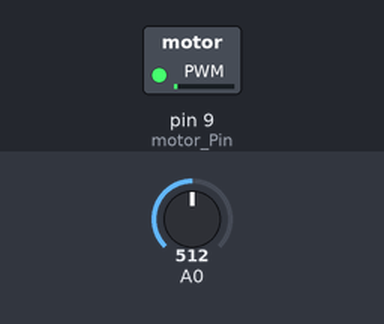
Bench run of a sketch on a simulated Arduino Uno, built with avr-gcc and run on an emulated ATmega328P. On the bench: switched loads named in the sketch (green lamp = pin HIGH). The inputs (shaded band) are chosen by the test bench; at power-on: A0 = 512.

Above: at 0.05 s.
At 1.9 s:
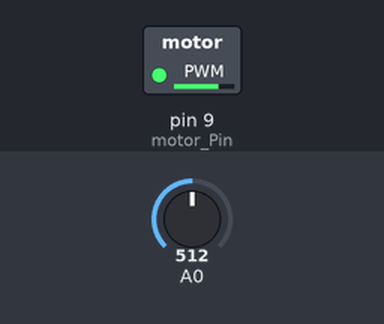
At 3.8 s:
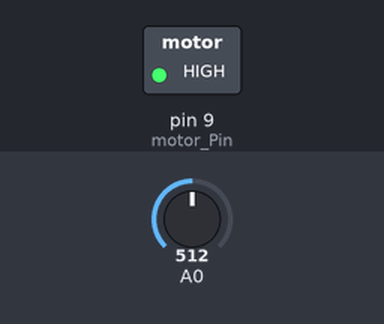
At 7.6 s:
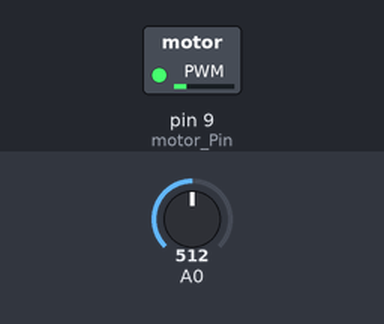
Timing chart, 0 to 14.5 s (numbered marks = the images above):
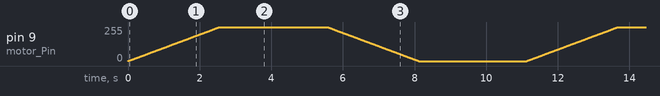

The sketch:

_9-Ses-ile-Besik-Kontrol_.ino
```cpp
int motor_Pin = 9; // Motorun bagli oldugu PWM pini
int esik_degeri = 500; // Bebek sesi icin sectigimiz esik degeri
int deger; // Okunan analog verinin aktarılacagı degisken

void setup()
{
  Serial.begin(9600); // Seri iletim basliyor...
  pinMode(motor_Pin ,OUTPUT);  // Motor Pini cikis olarak kullanilacak...
}

void loop()
{
   deger = analogRead(A0); //Bebegin sesi alinip degiskene aktariliyor.
   if(deger >= esik_degeri)  // Eger ses esige esit veya buyukse
   {
    for(int i=0;i<256;i++) // Motor hizi artsın.
    {
      analogWrite(motor_Pin, i);  //calismaya baslasin.
      delay(10); // Cakisma olmamasi icin gecikme veriyoruz.
    }
    delay(3000); // Motor 3 sn. calisiyor.
     for(int i=255;i>=0;i--)
    {
      analogWrite(motor_Pin, i);  //duruyor
      delay(10); // Cakisma olmamasi icin gecikme veriyoruz.
    }
     delay(3000); // Motor 3 sn. calisiyor.
   }
   else
   {
     analogWrite(motor_Pin, LOW); //bebegin sesi az ise motor duruyor.
   }

}
```
